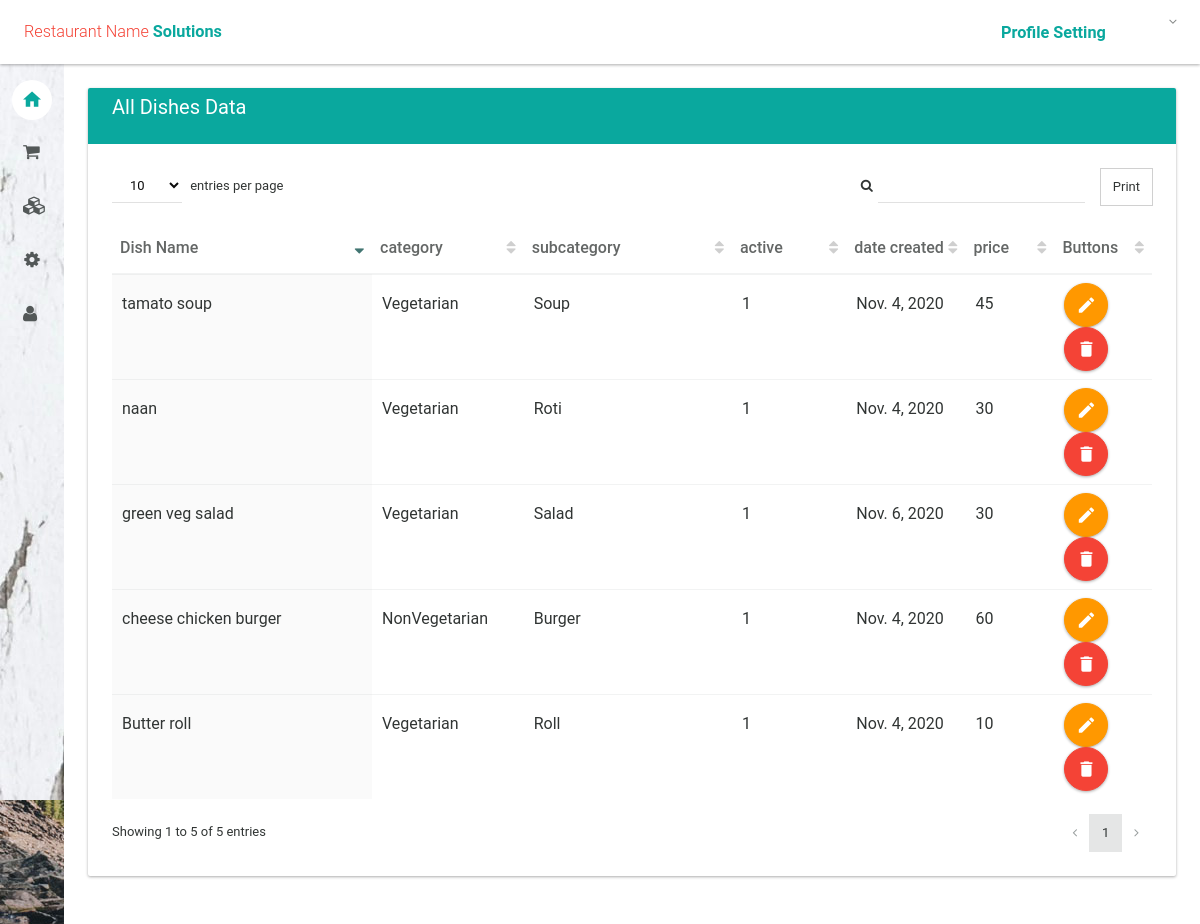
/CustomerAndDish/all_dish/ (signed in), run on an earlier commit of the app's database.
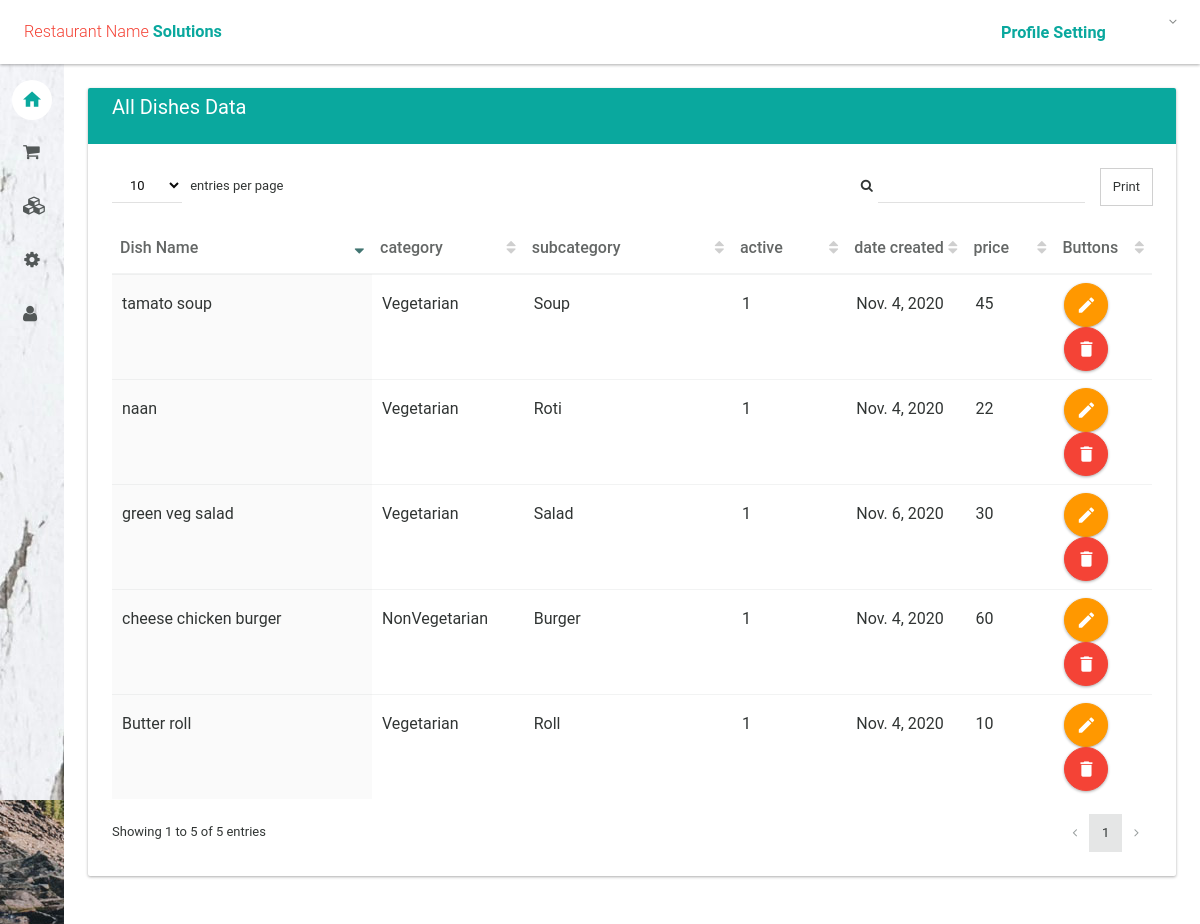
And on a later commit of the database.
### CustomerAndDish/models.py (models this page shows, shortened)
class Dish(models.Model):
    dish_id = models.AutoField(primary_key=True)
    def_dish_id = models.ForeignKey(DefaultDish,on_delete=models.CASCADE,default="")
    dish_name = models.CharField(max_length=50,default=def_dish_id)
    category = models.CharField(max_length=50,default='--')
    subcategory = models.CharField(max_length=50,default='--')
    active = models.CharField(max_length=50,default=1)
    date_created = models.DateField(default=datetime.now, blank=True)
    price = models.IntegerField()

class DefaultDish(models.Model):
    dish_name_Def = models.CharField(db_column="dish", max_length=100)
    category = models.CharField(db_column="category",max_length=100)
    subcategory = models.CharField(db_column="subcategory",max_length=100)
    active = models.IntegerField(default='1')
    def __str__(self):
        return str(f'{self.dish_name_Def}')

### CustomerAndDish/views.py (the view)
# urls.py: path('all_dish/', views.All_Dish,name="allDish"),
@login_required
def All_Dish(request):
    dishes = Dish.objects.all()
    return render(request, 'CustomerAndDish/index_dishes.html', {'dishes': dishes})

### CustomerAndDish/templates/CustomerAndDish/index_dishes.html (shortened to what this page needs)
{% extends 'layout.html' %}
{% block body %}
                <section>
                    <div class="section-body">
                        <div class="row">
                            <div class="col-lg-12">
                                <div class="card">
                                    <div class="card-head style-primary">
                                        <header>All Dishes Data</header>
                                    </div>
                                    <div class="card-body">
                                        <div class="table-responsive">
                                            <table id="datatable2" class="table order-column hover">
                                                <thead>
                                                    <tr>
                                                        <th width="25%">Dish Name</th>
                                                        <th width="100px">category</th>
                                                        <th width="20%">subcategory</th>
                                                        <th width="100px">active</th>
                                                        <th width="100px">date created</th>
                                                        <th width="70px">price</th>
                                                        <th width="70px">Buttons</th>
                                                    </tr>
                                                </thead>
                                                <tbody>
                                                    {% for dish in dishes %}
                                                        <tr class="gradeX">
                                                            <td>{{ dish.def_dish_id }}</td>
                                                            <td>{{ dish.category }}</td>
                                                            <td>{{ dish.subcategory }}</td>
                                                            <td>{{ dish.active }}</td>
                                                            <td>{{ dish.date_created }}</td>
                                                            <td>{{ dish.price }}</td>
                                                            <td>
                                                                <a href="{% url 'editDish' dish.dish_id %}" class="btn ink-reaction btn-floating-action btn-warning"><i class="md md-edit"></i> </a>
                                                                <a href="{% url 'deleteDish' dish.dish_id %}" class="btn ink-reaction btn-floating-action btn-danger" onclick="return confirm('Are you sure you want to delete this?')"><i class="md md-delete"></i> </a>
                                                            </td>
                                                        </tr>
                                                    {% endfor %}
                                                </tbody>
                                            </table>
                                        </div>
                                    </div>
                                </div>
                            </div>
                        </div>
                    </div>
                </section>
{% endblock %}

What changed in the data, as far as the page shows it:
changed Dish "Roti": price "30" → "22"
